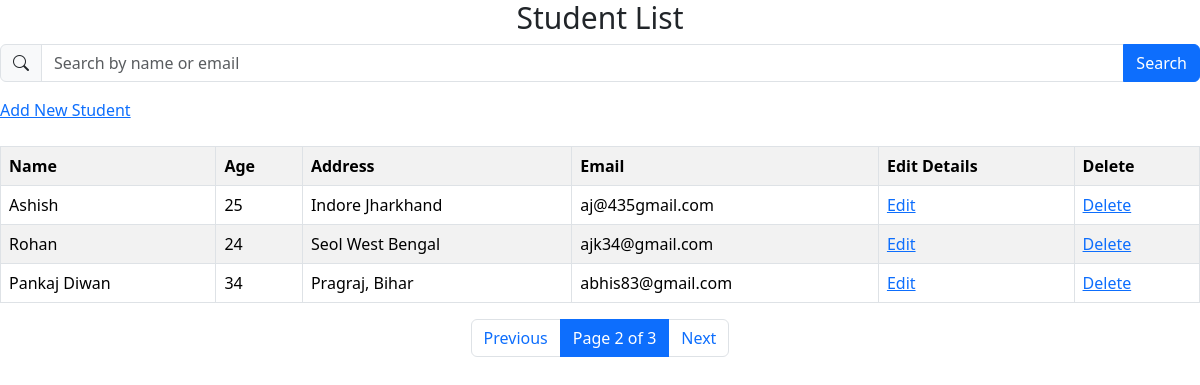
Screenshot of /students/?page=2 with the database file from the repository.
### accounts/models.py (models this page shows, shortened)
class Student(models.Model):
    name = models.CharField( max_length=50, blank = False)
    address = models.TextField(max_length=900)
    email = models.EmailField(unique = True)
    age = models.IntegerField()

### accounts/views.py (the view)
# urls.py: path('students/', views.view_student, name='student_list'),
def view_student(request):
    query = request.GET.get('q')
    students = Student.objects.all().order_by('id')
    if query:
        students = students.filter(
            Q(name__icontains=query) |
            Q(email__icontains=query)
        )
    paginator = Paginator(students, 3)  # 3 students per page
    page_number = request.GET.get('page')
    students = paginator.get_page(page_number)
    return render(request, 'accounts/view_student.html', {
        'students': students,
        'query': query
    })

### accounts/templates/accounts/view_student.html (shortened to what this page needs)
<link href="https://cdn.jsdelivr.net/npm/bootstrap@5.3.2/dist/css/bootstrap.min.css" rel="stylesheet">
<link href="https://cdn.jsdelivr.net/npm/bootstrap-icons/font/bootstrap-icons.css" rel="stylesheet">
<center><h2 style = 'font-size: 30px;'>Student List</h2></center>
<form method="GET">
    <div class="input-group">
         <span class="input-group-text">
    <i class="bi bi-search"></i>
  </span>
    <input type="search"
    name="q"
    placeholder="Search by name or email"
    value="{{ request.GET.q }}"
    class = "form-control" >
    <button type="submit" class = 'btn btn-primary'>Search</button>
    </div>
</form>
<a href="{% url 'student' %}">Add New Student</a>
<table class="table table-bordered table-striped">
    <tr>
        <th>Name</th>
        <th>Age</th>
        <th>Address</th>
        <th>Email</th>
        <th>Edit Details</th>
        <th>Delete </th>
    </tr>
    {% for student in students %}
    <tr>
        <td>{{ student.name }}</td>
        <td>{{ student.age }}</td>
        <td>{{ student.address }}</td>
        <td>{{ student.email }}</td>
                <td>
    <a href="{% url 'update_student' student.id %}">Edit</a>
        </td>
    <td><a href="{% url 'delete_student' student.id %}"
   onclick="return confirm('Are you sure you want to delete this student?')">
   Delete
    </a>
    </td>
    </tr>
    {% empty %}
    <tr>
        <td colspan="4">No students found</td>
    </tr>
    {% endfor %}
</table>
<nav>
  <ul class="pagination justify-content-center">
    {% if students.has_previous %}
      <li class="page-item">
        <a class="page-link"
           href="?page={{ students.previous_page_number }}{% if query %}&q={{ query }}{% endif %}">
          Previous
        </a>
      </li>
    {% endif %}
    <li class="page-item active">
      <span class="page-link">
        Page {{ students.number }} of {{ students.paginator.num_pages }}
      </span>
    </li>
    {% if students.has_next %}
      <li class="page-item">
        <a class="page-link"
           href="?page={{ students.next_page_number }}{% if query %}&q={{ query }}{% endif %}">
          Next
        </a>
      </li>
    {% endif %}
  </ul>
</nav>

### rows the page displays
Student: name "Ashish", age "25", address "Indore Jharkhand", email "aj@435gmail.com"
Student: name "Rohan", age "24", address "Seol West Bengal", email "ajk34@gmail.com"
Student: name "Pankaj Diwan", age "34", address "Pragraj, Bihar", email "abhis83@gmail.com"

### other values shown
{{ students.number }} "2"
{{ students.paginator.num_pages }} "3"
